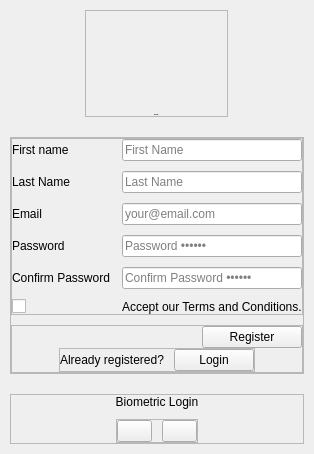
     <widget class="QWidget" name="registerPage">
      <property name="sizePolicy">
       <sizepolicy hsizetype="Expanding" vsizetype="Expanding">
        <horstretch>0</horstretch>
        <verstretch>0</verstretch>
       </sizepolicy>
      </property>
      <layout class="QVBoxLayout" name="verticalLayout_13">
       <property name="spacing">
        <number>0</number>
       </property>
       <property name="leftMargin">
        <number>0</number>
       </property>
       <property name="topMargin">
        <number>0</number>
       </property>
       <property name="rightMargin">
        <number>0</number>
       </property>
       <property name="bottomMargin">
        <number>0</number>
       </property>
       <item>
        <widget class="QWidget" name="widget_2" native="true">
         <layout class="QVBoxLayout" name="verticalLayout_8">
          <property name="spacing">
           <number>10</number>
          </property>
          <property name="leftMargin">
           <number>10</number>
          </property>
          <property name="topMargin">
           <number>10</number>
          </property>
          <property name="rightMargin">
           <number>10</number>
          </property>
          <property name="bottomMargin">
           <number>10</number>
          </property>
          <item alignment="Qt::AlignmentFlag::AlignHCenter|Qt::AlignmentFlag::AlignBottom">
           <widget class="QFrame" name="header_2">
            <property name="frameShape">
             <enum>QFrame::Shape::StyledPanel</enum>
            </property>
            <property name="frameShadow">
             <enum>QFrame::Shadow::Raised</enum>
            </property>
            <layout class="QVBoxLayout" name="verticalLayout_9">
             <property name="spacing">
              <number>10</number>
             </property>
             <property name="leftMargin">
              <number>0</number>
             </property>
             <property name="topMargin">
              <number>0</number>
             </property>
             <property name="rightMargin">
              <number>0</number>
             </property>
             <property name="bottomMargin">
              <number>0</number>
             </property>
             <item alignment="Qt::AlignmentFlag::AlignHCenter">
              <widget class="QLabel" name="logo_2">
               <property name="minimumSize">
                <size>
                 <width>141</width>
                 <height>93</height>
                </size>
               </property>
               <property name="maximumSize">
                <size>
                 <width>141</width>
                 <height>93</height>
                </size>
               </property>
               <property name="text">
                <string />
               </property>
               <property name="pixmap">
                <pixmap resource="../assets/assets.qrc">:/images/images/TRUSTED IN_GREY.png</pixmap>
               </property>
               <property name="scaledContents">
                <bool>true</bool>
               </property>
              </widget>
             </item>
             <item>
              <widget class="QLabel" name="label_7">
               <property name="font">
                <font>
                 <pointsize>-1</pointsize>
                 <bold>true</bold>
                </font>
               </property>
               <property name="text">
                <string>Welcome </string>
               </property>
               <property name="alignment">
                <set>Qt::AlignmentFlag::AlignCenter</set>
               </property>
              </widget>
             </item>
            </layout>
           </widget>
          </item>
          <item>
           <widget class="QCustomHorizontalSeparator" name="customHorizontalSeparator_4" />
          </item>
          <item>
           <widget class="QFrame" name="body_2">
            <property name="frameShape">
             <enum>QFrame::Shape::StyledPanel</enum>
            </property>
            <property name="frameShadow">
             <enum>QFrame::Shadow::Raised</enum>
            </property>
            <layout class="QVBoxLayout" name="verticalLayout_10">
             <property name="spacing">
              <number>10</number>
             </property>
             <property name="leftMargin">
              <number>0</number>
             </property>
             <property name="topMargin">
              <number>0</number>
             </property>
             <property name="rightMargin">
              <number>0</number>
             </property>
             <property name="bottomMargin">
              <number>0</number>
             </property>
             <item>
              <widget class="QFrame" name="frame_5">
               <property name="minimumSize">
                <size>
                 <width>0</width>
                 <height>0</height>
                </size>
               </property>
               <property name="frameShape">
                <enum>QFrame::Shape::StyledPanel</enum>
               </property>
               <property name="frameShadow">
                <enum>QFrame::Shadow::Raised</enum>
               </property>
               <layout class="QFormLayout" name="formLayout_3">
                <property name="horizontalSpacing">
                 <number>10</number>
                </property>
                <property name="verticalSpacing">
                 <number>10</number>
                </property>
                <property name="leftMargin">
                 <number>0</number>
                </property>
                <property name="topMargin">
                 <number>0</number>
                </property>
                <property name="rightMargin">
                 <number>0</number>
                </property>
                <property name="bottomMargin">
                 <number>0</number>
                </property>
                <item row="2" column="0">
                 <widget class="QLabel" name="label_8">
                  <property name="text">
                   <string>Email</string>
                  </property>
                 </widget>
                </item>
                <item row="2" column="1">
                 <widget class="QLineEdit" name="emailInput">
                  <property name="placeholderText">
                   <string>your@email.com</string>
                  </property>
                 </widget>
                </item>
                <item row="3" column="0">
                 <widget class="QLabel" name="label_9">
                  <property name="minimumSize">
                   <size>
                    <width>100</width>
                    <height>0</height>
                   </size>
                  </property>
                  <property name="text">
                   <string>Password</string>
                  </property>
                 </widget>
                </item>
                <item row="3" column="1">
                 <widget class="QLineEdit" name="passwordInput">
                  <property name="echoMode">
                   <enum>QLineEdit::EchoMode::Password</enum>
                  </property>
                  <property name="placeholderText">
                   <string>Password ••••••</string>
                  </property>
                 </widget>
                </item>
                <item row="4" column="1">
                 <widget class="QLineEdit" name="confirmPasswordInput">
                  <property name="echoMode">
                   <enum>QLineEdit::EchoMode::Password</enum>
                  </property>
                  <property name="placeholderText">
                   <string>Confirm Password ••••••</string>
                  </property>
                 </widget>
                </item>
                <item row="4" column="0">
                 <widget class="QLabel" name="label_13">
                  <property name="text">
                   <string>Confirm Password</string>
                  </property>
                 </widget>
                </item>
                <item row="5" column="1">
                 <widget class="QLabel" name="label_15">
                  <property name="text">
                   <string>Accept our Terms and Conditions.</string>
                  </property>
                 </widget>
                </item>
                <item row="5" column="0">
                 <widget class="QCustomCheckBox" name="agreeCheckbox">
                  <property name="minimumSize">
                   <size>
                    <width>100</width>
                    <height>0</height>
                   </size>
                  </property>
                  <property name="maximumSize">
                   <size>
                    <width>16777215</width>
                    <height>20</height>
                   </size>
                  </property>
                 </widget>
                </item>
                <item row="0" column="0">
                 <widget class="QLabel" name="label_5">
                  <property name="text">
                   <string>First name</string>
                  </property>
                 </widget>
                </item>
                <item row="1" column="0">
                 <widget class="QLabel" name="label_11">
                  <property name="text">
                   <string>Last Name</string>
                  </property>
                 </widget>
                </item>
                <item row="1" column="1">
                 <widget class="QLineEdit" name="lastNameInput">
                  <property name="placeholderText">
                   <string>Last Name</string>
                  </property>
                 </widget>
                </item>
                <item row="0" column="1">
                 <widget class="QLineEdit" name="firstNameInput">
                  <property name="placeholderText">
                   <string>First Name</string>
                  </property>
                 </widget>
                </item>
               </layout>
              </widget>
             </item>
             <item>
              <widget class="QFrame" name="frame_6">
               <property name="frameShape">
                <enum>QFrame::Shape::StyledPanel</enum>
               </property>
               <property name="frameShadow">
                <enum>QFrame::Shadow::Raised</enum>
               </property>
               <layout class="QVBoxLayout" name="verticalLayout_11">
                <property name="spacing">
                 <number>0</number>
                </property>
                <property name="leftMargin">
                 <number>0</number>
                </property>
                <property name="topMargin">
                 <number>0</number>
                </property>
                <property name="rightMargin">
                 <number>0</number>
                </property>
                <property name="bottomMargin">
                 <number>0</number>
                </property>
                <item alignment="Qt::AlignmentFlag::AlignRight">
                 <widget class="QPushButton" name="registerBtn">
                  <property name="minimumSize">
                   <size>
                    <width>100</width>
                    <height>0</height>
                   </size>
                  </property>
                  <property name="cursor">
                   <cursorShape>PointingHandCursor</cursorShape>
                  </property>
                  <property name="styleSheet">
                   <string notr="true" />
                  </property>
                  <property name="text">
                   <string>Register</string>
                  </property>
                 </widget>
                </item>
                <item>
                 <widget class="QCustomHorizontalSeparator" name="customHorizontalSeparator_5" />
                </item>
                <item alignment="Qt::AlignmentFlag::AlignHCenter">
                 <widget class="QFrame" name="frame_7">
                  <property name="frameShape">
                   <enum>QFrame::Shape::StyledPanel</enum>
                  </property>
                  <property name="frameShadow">
                   <enum>QFrame::Shadow::Raised</enum>
                  </property>
                  <layout class="QHBoxLayout" name="horizontalLayout_3">
                   <property name="spacing">
                    <number>10</number>
                   </property>
                   <property name="leftMargin">
                    <number>0</number>
                   </property>
                   <property name="topMargin">
                    <number>0</number>
                   </property>
                   <property name="rightMargin">
                    <number>0</number>
                   </property>
                   <property name="bottomMargin">
                    <number>0</number>
                   </property>
                   <item>
                    <widget class="QLabel" name="label_10">
                     <property name="cursor">
                      <cursorShape>ArrowCursor</cursorShape>
                     </property>
                     <property name="text">
                      <string>Already registered?</string>
                     </property>
                    </widget>
                   </item>
                   <item>
                    <widget class="QPushButton" name="toLoginBtn">
                     <property name="cursor">
                      <cursorShape>PointingHandCursor</cursorShape>
                     </property>
                     <property name="text">
                      <string>Login</string>
                     </property>
                    </widget>
                   </item>
                  </layout>
                 </widget>
                </item>
               </layout>
              </widget>
             </item>
            </layout>
           </widget>
          </item>
          <item>
           <widget class="QCustomHorizontalSeparator" name="customHorizontalSeparator_6" />
          </item>
          <item alignment="Qt::AlignmentFlag::AlignTop">
           <widget class="QFrame" name="footer_2">
            <property name="frameShape">
             <enum>QFrame::Shape::StyledPanel</enum>
            </property>
            <property name="frameShadow">
             <enum>QFrame::Shadow::Raised</enum>
            </property>
            <layout class="QVBoxLayout" name="verticalLayout_12">
             <property name="spacing">
              <number>10</number>
             </property>
             <property name="leftMargin">
              <number>0</number>
             </property>
             <property name="topMargin">
              <number>0</number>
             </property>
             <property name="rightMargin">
              <number>0</number>
             </property>
             <property name="bottomMargin">
              <number>0</number>
             </property>
             <item>
              <widget class="QLabel" name="label_12">
               <property name="text">
                <string>Biometric Login</string>
               </property>
               <property name="alignment">
                <set>Qt::AlignmentFlag::AlignCenter</set>
               </property>
              </widget>
             </item>
             <item alignment="Qt::AlignmentFlag::AlignHCenter">
              <widget class="QFrame" name="frame_8">
               <property name="maximumSize">
                <size>
                 <width>16777215</width>
                 <height>16777215</height>
                </size>
               </property>
               <property name="frameShape">
                <enum>QFrame::Shape::StyledPanel</enum>
               </property>
               <property name="frameShadow">
                <enum>QFrame::Shadow::Raised</enum>
               </property>
               <layout class="QHBoxLayout" name="horizontalLayout_4">
                <property name="spacing">
                 <number>10</number>
                </property>
                <property name="leftMargin">
                 <number>0</number>
                </property>
                <property name="topMargin">
                 <number>0</number>
                </property>
                <property name="rightMargin">
                 <number>0</number>
                </property>
                <property name="bottomMargin">
                 <number>0</number>
                </property>
                <item>
                 <widget class="QPushButton" name="pushButton_4">
                  <property name="maximumSize">
                   <size>
                    <width>35</width>
                    <height>35</height>
                   </size>
                  </property>
                  <property name="text">
                   <string />
                  </property>
                  <property name="icon">
                   <iconset resource="../Qss/icons/_icons.qrc">
                    <normaloff>:/material_design/icons/material_design/fingerprint.png</normaloff>:/material_design/icons/material_design/fingerprint.png</iconset>
                  </property>
                 </widget>
                </item>
                <item>
                 <widget class="QPushButton" name="pushButton_5">
                  <property name="maximumSize">
                   <size>
                    <width>35</width>
                    <height>35</height>
                   </size>
                  </property>
                  <property name="text">
                   <string />
                  </property>
                  <property name="icon">
                   <iconset resource="../Qss/icons/_icons.qrc">
                    <normaloff>:/font_awesome_brands/icons/font_awesome/brands/windows.png</normaloff>:/font_awesome_brands/icons/font_awesome/brands/windows.png</iconset>
                  </property>
                 </widget>
                </item>
               </layout>
              </widget>
             </item>
            </layout>
           </widget>
          </item>
         </layout>
        </widget>
       </item>
      </layout>
     </widget>
